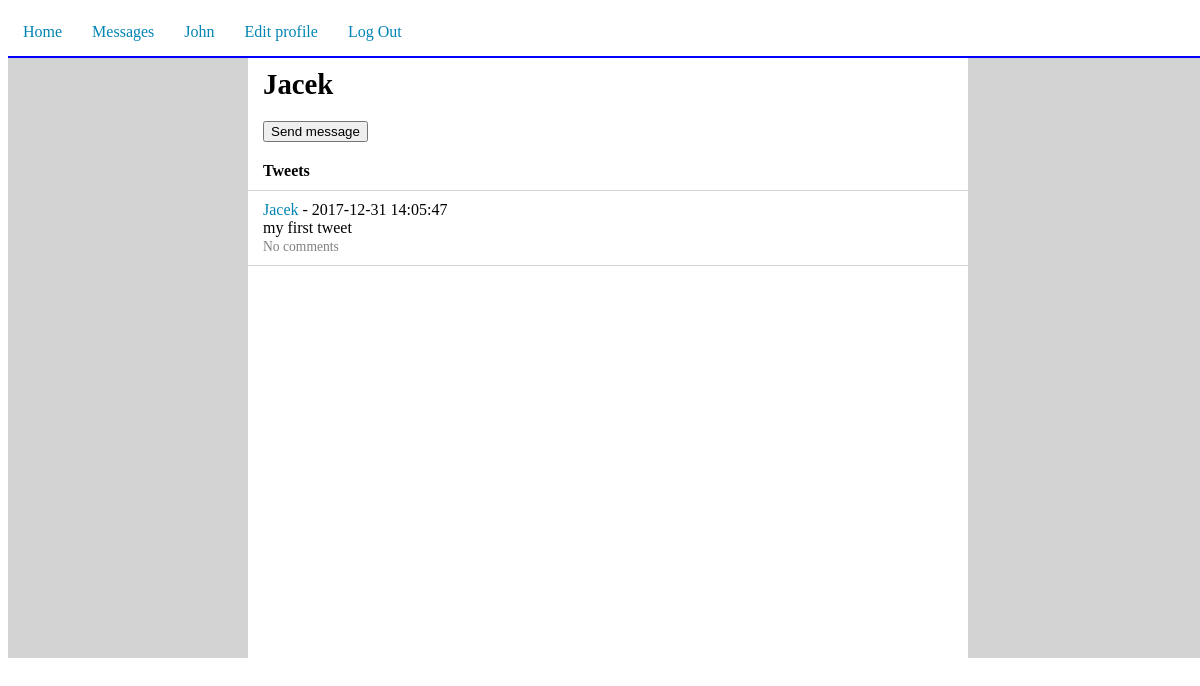
The page /web/user_page.php?user_name=Jacek (signed in) on the database its author committed.
### tables this page shows
CREATE TABLE `users` (
  `id` int(11) NOT NULL,
  `email` varchar(255) NOT NULL,
  `username` varchar(255) NOT NULL,
  `hash_pass` varchar(255) NOT NULL
);

CREATE TABLE `tweets` (
  `id` int(11) NOT NULL,
  `user_id` int(11) DEFAULT NULL,
  `text` varchar(140) DEFAULT NULL,
  `creation_date` datetime DEFAULT NULL
);

### src/User.php (called while the page is built, shortened)
<?php
class User
{
    private $id;
    private $username;
    public function __construct()
    {
        $this->id = -1;
        $this->username = '';
    }
    public function getId()
    {
        return $this->id;
    }
    public function getUsername()
    {
        return $this->username;
    }
    static public function loadUserById(PDO $conn, $id)
    {
        $stmt = $conn->prepare('SELECT * FROM Users WHERE id=:id');
        $result = $stmt->execute(['id' => $id]);
        if ($result === true && $stmt->rowCount() > 0) {
            $row = $stmt->fetch(PDO::FETCH_ASSOC);
            $loadedUser = new User();
            $loadedUser->id = $row['id'];
            $loadedUser->username = $row['username'];
            $loadedUser->hashPass = $row['hash_pass'];
            $loadedUser->email = $row['email'];
            return $loadedUser;
        }
        return null;
    }
    static public function loadUserByUsername(PDO $conn, $username)
    {
        $stmt = $conn->prepare('SELECT * FROM Users WHERE username=:username');
        $result = $stmt->execute(['username' => $username]);
        if ($result === true && $stmt->rowCount() > 0) {
            $row = $stmt->fetch(PDO::FETCH_ASSOC);
            $loadedUser = new User();
            $loadedUser->id = $row['id'];
            $loadedUser->username = $row['username'];
            $loadedUser->hashPass = $row['hash_pass'];
            $loadedUser->email = $row['email'];
            return $loadedUser;
        }
        return null;
    }
}

### src/Tweet.php (called while the page is built, shortened)
<?php
class Tweet
{
    private $id;
    private $text;
    private $creationDate;
    public function __construct()
    {
        $this->id = -1;
        $this->text = '';
        $this->creationDate = '';
    }
    public function getId()
    {
        return $this->id;
    }
    public function getText()
    {
        return $this->text;
    }
    public function getCreationDate()
    {
        return $this->creationDate;
    }
    static public function loadAllTweetsByUserId(PDO $conn, $userId)
    {
        $ret = [];
        $stmt = $conn->prepare('SELECT * FROM Tweets WHERE user_id=:user_id ORDER BY creation_date DESC');
        $result = $stmt->execute(['user_id' => $userId]);
        if ($result !== false && $stmt->rowCount() > 0) {
            while ($row = $stmt->fetch(PDO::FETCH_ASSOC)) {
                $loadedTweet = new Tweet();
                $loadedTweet->id = $row['id'];
                $loadedTweet->userId = $row['user_id'];
                $loadedTweet->text = $row['text'];
                $loadedTweet->creationDate = $row['creation_date'];
                $ret[] = $loadedTweet;
            }
            return $ret;
        }
        return null;
    }
}

### src/Comment.php (called while the page is built, shortened)
<?php
class Comment
{
    static public function loadAllCommentsByPostId(PDO $conn, $postId)
    {
        $stmt = $conn->prepare('SELECT * FROM Comments WHERE post_id=:post_id ORDER BY creation_date DESC');
        $result = $stmt->execute(['post_id' => $postId]);
        return null;
    }
}

### web/user_page.php (the view, shortened to what this page needs)
<?php
require_once '../src/connection.php';
require_once '../src/User.php';
require_once '../src/Tweet.php';
require_once '../src/Comment.php';
$loggedInUser = User::loadUserById($conn, $_SESSION['user']);
$loggedUserName = $loggedInUser->getUsername();
if ('GET' === $_SERVER['REQUEST_METHOD']) {
    if (isset($_GET['user_name'])) {
        $username = $_GET['user_name'];
        $user = User::loadUserByUsername($conn, $username);
        $userId = $user->getId();
        $userTweets = Tweet::loadAllTweetsByUserId($conn, $userId);
        ?>
        <!DOCTYPE html>
        <html lang="en">
        <head>
            <link rel="stylesheet" type="text/css" href="../src/style.css">
        </head>
        <body>
        <div class="container">
            <?php include ('../src/top_bar.php'); ?>
            <div class="content">
                <?php
                if ($_SESSION['user'] != $userId){
                    echo "<div class='user'>$username</div>";
                    echo "<div class='box'>
                      <form method='get' action='create_message.php'>
                      <button type='submit' name='id' value='$userId'>Send message</button>
                      </form>
                      </div>";
                }
                if ($userTweets) {
                    echo "<div class='box line'><b>Tweets</b></div>";
                    foreach ($userTweets as $t) {
                        $tweetId = $t->getId();
                        $creationDate = $t->getCreationDate();
                        $text = $t->getText();
                        $comments = Comment::loadAllCommentsByPostId($conn, $tweetId);
                        echo "<div>";
                        echo "<a href='tweet_page.php?id=$tweetId' class='box hov line'>";
                        echo "<object><a href='user_page.php?user_name=$username'>$username</a></object>";
                        echo " - $creationDate<br>";
                        echo "$text<br>";
                        echo "<span class='comment-line'>";
                        echo count($comments) > 0 ? "Comments: " . count($comments) : "No comments";
                        echo "</span>";
                        echo "</a>";
                        echo "</div>";
                    }
                } else {
                    echo "<div class='box'>No tweets...</div>";
                }
                ?>
            </div>
        </div>
        </body>
        </html>
        <?php
    } else {
        echo "No data to display";
    }
}

### src/top_bar.php (shortened to what this page needs)
<div class="top-bar">
    <div class="top-div"><a href="../index.php">Home</a></div>
    <div class="top-div"><a href='../web/messages.php'>Messages</a></div>
    <div class="top-div"><a href="../web/user_page.php?user_name=<?=$loggedUserName?>" ><?=$loggedUserName?></a></div>
    <div class="top-div"><a href='../web/user_edit.php'>Edit profile</a></div>
    <div class="top-div"><a href='../web/login.php?action=logout'>Log Out</a></div>
</div>

### src/style.css (style rules this page uses)
body { width: 100%; padding: 0; }
.container { background: lightgray; width: 100%; }
.content { width: 60%; margin: auto; background: white; min-height: 600px; }
.user { font-weight: bold; font-size: 1.8em; padding: 10px 15px; }
.box { color: #000000; display: block; padding: 10px 15px; }
.line { border-bottom: 1px solid lightgray; }
a { text-decoration: none; color: #0084b4; }
a.box { text-decoration: none; }
.top-bar { background: white; border-bottom: 2px solid blue; }
.top-div { float: left; padding: 15px; }
.comment-line { font-size: 0.85em; color: gray; }

### rows shown on the page
users: username "John"
tweets: creation_date "2017-12-31 14:05:47", text "my first tweet"

### other values the page prints
$username "Jacek"
